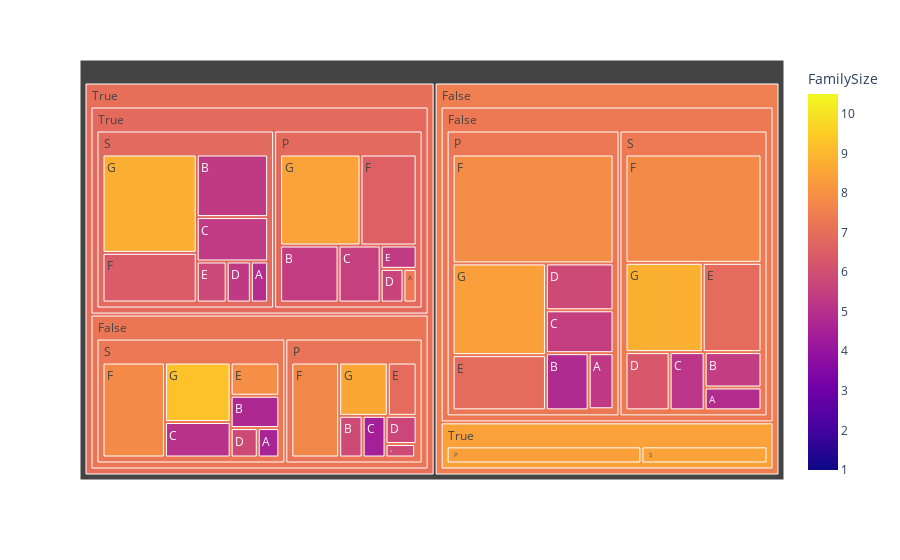

The cell this chart's notebook holds for it:
### Code cell
fig = px.treemap(
    train_data.dropna(),
    path=["Transported", "CryoSleep", "CabinSide", "CabinDeck"],
    color="FamilySize")
fig.show()

### Figure 1 — Plotly figure (JSON) as saved in the notebook; plotly's stock layout.template omitted (floating-point values rounded to 4 significant figures)
{"data": [{"branchvalues": "total", "customdata": [[7.807], [5.427], [5.857], [7.711], [8.804], [7.899], [6.566], [7.818], [5.31], [5.847], [8.475], [4.813], [8.68], [6.924], [4.548], [4.933], [8.901], [8.395], [8.773], [9.246], [5.053], [5.143], [5.358], [5.808], [4.857], [8.592], [6.289], [4.74], [5.75], [6.429], [5.434], [5.534], [6.922], [5.5], [5.323], [6.45], [4.417], [5.361], [5.846], [7.368], [7.937], [10.5], [5.636], [6.922], [5.25], [6.08], [7.333], [4.333], [7.667], [3.0], [5.85], [1.0], [7.0], [5.0], [7.268], [6.879], [7.166], [7.36], [7.277], [6.855], [8.395], [8.497], [7.225], [6.866], [7.315], [8.435], [7.019], [7.461]], "domain": {"x": [0, 1], "y": [0, 1]}, "hovertemplate": "labels=%{label}<br>count=%{value}<br>parent=%{parent}<br>id=%{id}<br>FamilySize=%{color}<extra></extra>", "ids": ["True/False/S/F", "True/True/P/B", "True/False/P/B", "True/False/P/F", "False/False/S/G", "False/False/P/F", "True/True/P/F", "False/False/S/F", "True/True/S/D", "False/False/P/D", "True/True/P/G", "False/False/P/B", "False/True/P/G", "False/False/S/E", "True/False/S/A", "True/True/S/A", "False/True/S/G", "False/False/P/G", "True/True/S/G", "True/False/S/G", "True/False/S/C", "False/False/S/C", "True/True/S/C", "True/True/S/E", "False/False/S/A", "True/False/P/G", "False/False/S/D", "True/False/S/B", "True/False/P/D", "True/True/S/F", "False/False/S/B", "True/True/P/C", "False/False/P/E", "False/False/P/C", "True/True/S/B", "False/True/S/E", "True/False/P/C", "True/True/P/E", "True/False/S/D", "True/True/P/A", "True/False/S/E", "False/True/P/C", "True/True/P/D", "True/False/P/E", "False/False/P/A", "False/True/P/E", "False/True/S/F", "False/True/S/A", "False/True/P/F", "False/False/P/T", "True/False/P/A", "True/False/P/T", "False/True/P/D", "False/True/P/B", "True/False/S", "True/True/P", "True/False/P", "False/False/S", "False/False/P", "True/True/S", "False/True/P", "False/True/S", "True/False", "True/True", "False/False", "False/True", "True", "False"], "labels": ["F", "B", "B", "F", "G", "F", "F", "F", "D", "D", "G", "B", "G", "E", "A", "A", "G", "G", "G", "G", "C", "C", "C", "E", "A", "G", "D", "B", "D", "F", "B", "C", "E", "C", "B", "E", "C", "E", "D", "A", "E", "C", "D", "E", "A", "E", "F", "A", "F", "T", "A", "T", "D", "B", "S", "P", "P", "S", "P", "S", "P", "S", "False", "True", "False", "True", "True", "False"], "marker": {"coloraxis": "coloraxis", "colors": [7.807, 5.427, 5.857, 7.711, 8.804, 7.899, 6.566, 7.818, 5.31, 5.847, 8.475, 4.813, 8.68, 6.924, 4.548, 4.933, 8.901, 8.395, 8.773, 9.246, 5.053, 5.143, 5.358, 5.808, 4.857, 8.592, 6.289, 4.74, 5.75, 6.429, 5.434, 5.534, 6.922, 5.5, 5.323, 6.45, 4.417, 5.361, 5.846, 7.368, 7.937, 10.5, 5.636, 6.922, 5.25, 6.08, 7.333, 4.333, 7.667, 3.0, 5.85, 1.0, 7.0, 5.0, 7.268, 6.879, 7.166, 7.36, 7.277, 6.855, 8.395, 8.497, 7.225, 6.866, 7.315, 8.435, 7.019, 7.461]}, "name": "", "parents": ["True/False/S", "True/True/P", "True/False/P", "True/False/P", "False/False/S", "False/False/P", "True/True/P", "False/False/S", "True/True/S", "False/False/P", "True/True/P", "False/False/P", "False/True/P", "False/False/S", "True/False/S", "True/True/S", "False/True/S", "False/False/P", "True/True/S", "True/False/S", "True/False/S", "False/False/S", "True/True/S", "True/True/S", "False/False/S", "True/False/P", "False/False/S", "True/False/S", "True/False/P", "True/True/S", "False/False/S", "True/True/P", "False/False/P", "False/False/P", "True/True/S", "False/True/S", "True/False/P", "True/True/P", "True/False/S", "True/True/P", "True/False/S", "False/True/P", "True/True/P", "True/False/P", "False/False/P", "False/True/P", "False/True/S", "False/True/S", "False/True/P", "False/False/P", "True/False/P", "True/False/P", "False/True/P", "False/True/P", "True/False", "True/True", "True/False", "False/False", "False/False", "True/True", "False/True", "False/True", "True", "True", "False", "False", "", ""], "type": "treemap", "values": [290, 143, 49, 228, 260, 653, 219, 556, 42, 118, 314, 91, 225, 198, 31, 30, 141, 319, 392, 191, 114, 77, 134, 52, 49, 130, 97, 77, 44, 198, 76, 103, 192, 108, 189, 20, 48, 36, 39, 19, 79, 2, 33, 77, 52, 25, 3, 3, 3, 1, 20, 1, 1, 2, 821, 867, 597, 1313, 1534, 1037, 258, 167, 1418, 1904, 2847, 425, 3322, 3272]}], "layout": {"coloraxis": {"colorbar": {"title": {"text": "FamilySize"}}, "colorscale": [[0, "#0d0887"], [0.1111, "#46039f"], [0.2222, "#7201a8"], [0.3333, "#9c179e"], [0.4444, "#bd3786"], [0.5556, "#d8576b"], [0.6667, "#ed7953"], [0.7778, "#fb9f3a"], [0.8889, "#fdca26"], [1, "#f0f921"]]}, "legend": {"tracegroupgap": 0}, "margin": {"t": 60}}}
